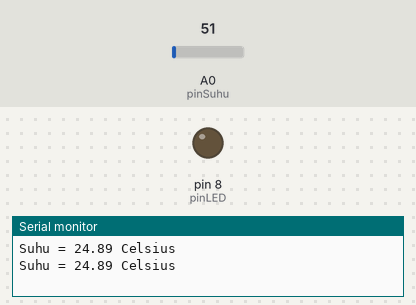
Simulated run of this sketch. Board: Arduino Uno, built with avr-gcc and run on an emulated ATmega328P. On the bench: output pins drawn as LEDs (lit = HIGH), the last lines printed to the serial monitor. Inputs (shaded band) come from the test bench; at power-on: A0 (pinSuhu) = 51.

Above: at 1.8 s.
1.9 s: A0 (pinSuhu) set to 63
At 3.2 s:
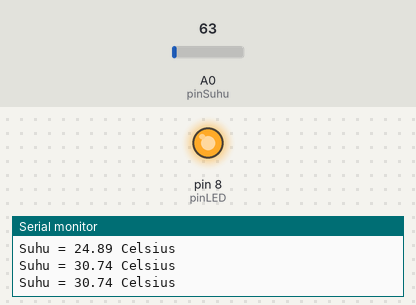
3.5 s: A0 (pinSuhu) set to 30
At 4.9 s:
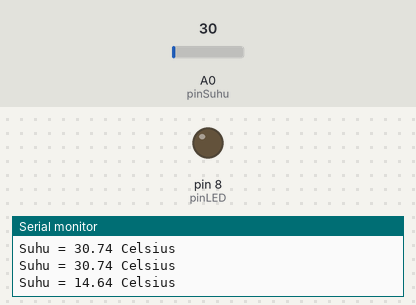
5.5 s: A0 (pinSuhu) set to 61
At 6.5 s:
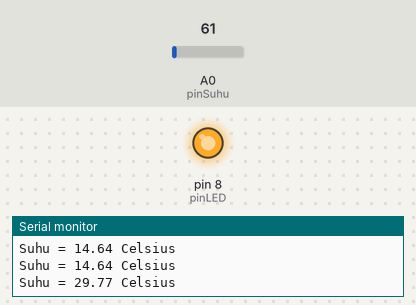
Timing chart, 0 to 8.5 s (numbered marks = the images above; inputs shaded):
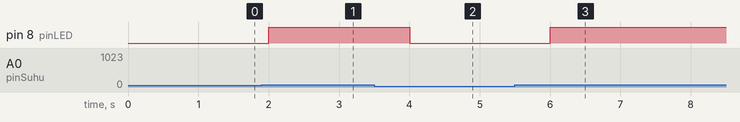

Measured:
- the behaviour switches between 59 and 60 on A0 (pinSuhu) (found by bisection; images 0 and 1)
- after the input at 1.9 s, pin 8 (pinLED): LOW → HIGH after 0.10 s
- after the input at 3.5 s, pin 8 (pinLED): HIGH → LOW after 0.50 s
- after the input at 5.5 s, pin 8 (pinLED): LOW → HIGH after 0.51 s

The sketch:

tugas1_part2.ino
```cpp
int pinSuhu = A0;
int pinLED = 8;

void setup() {
  Serial.begin(9600);
  pinMode(pinLED, OUTPUT);
}

void loop() {
  int nilaiAnalog;
  float nilaiSuhu;
  nilaiAnalog = analogRead(pinSuhu);
  nilaiSuhu = (nilaiAnalog * 4.88);
  nilaiSuhu = (nilaiSuhu/10);
  Serial.print("Suhu = ");
  Serial.print(nilaiSuhu);
  Serial.print(" Celsius\n");

  if(nilaiSuhu > 29){
    digitalWrite(pinLED, HIGH);
  } else {
    digitalWrite(pinLED, LOW);
  }

  delay(1000);
}
```
